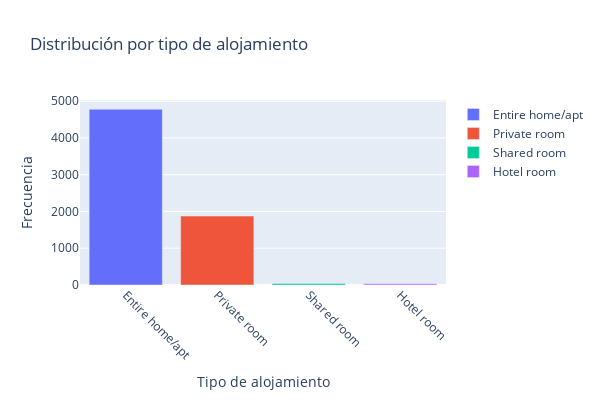

Here is the notebook cell this chart was saved with:
### Markdown cell above
Distribución por tipo de alojamientos

### Code cell
import plotly.graph_objects as go
import pandas as pd

# Suponiendo que df_us ya está definido

if 'room_type' in df_us.columns:
    room_type_counts = df_us['room_type'].value_counts().reset_index()
    room_type_counts.columns = ['room_type', 'count']
    order = room_type_counts['room_type'].tolist()
    room_types = room_type_counts['room_type'].unique()
    colors = [px.colors.qualitative.Plotly[i % len(px.colors.qualitative.Plotly)] for i in range(len(room_types))]
    color_map = dict(zip(room_types, colors))

    data = []
    for rt in room_types:
        count = room_type_counts[room_type_counts['room_type'] == rt]['count'].iloc[0]
        data.append(go.Bar(x=[rt], y=[count], marker_color=color_map[rt], name=rt))

    fig = go.Figure(data=data)

    fig.update_layout(title='Distribución por tipo de alojamiento',
                      xaxis_title='Tipo de alojamiento',
                      yaxis_title='Frecuencia',
                      xaxis={'categoryorder': 'array', 'categoryarray': order})

    fig.update_xaxes(tickangle=45)
    fig.update_layout(width=600, height=400)
    
    fig.show()
else:
    print("La columna 'room_type' no se encuentra en el DataFrame df_us.")

### Figure 1 — Plotly figure (JSON) as saved in the notebook; plotly's stock layout.template omitted (floating-point values rounded to 4 significant figures)
{"data": [{"marker": {"color": "#636EFA"}, "name": "Entire home/apt", "type": "bar", "x": ["Entire home/apt"], "y": [4780]}, {"marker": {"color": "#EF553B"}, "name": "Private room", "type": "bar", "x": ["Private room"], "y": [1875]}, {"marker": {"color": "#00CC96"}, "name": "Shared room", "type": "bar", "x": ["Shared room"], "y": [43]}, {"marker": {"color": "#AB63FA"}, "name": "Hotel room", "type": "bar", "x": ["Hotel room"], "y": [35]}], "layout": {"height": 400, "title": {"text": "Distribución por tipo de alojamiento"}, "width": 600, "xaxis": {"categoryarray": ["Entire home/apt", "Private room", "Shared room", "Hotel room"], "categoryorder": "array", "tickangle": 45, "title": {"text": "Tipo de alojamiento"}}, "yaxis": {"title": {"text": "Frecuencia"}}}}
